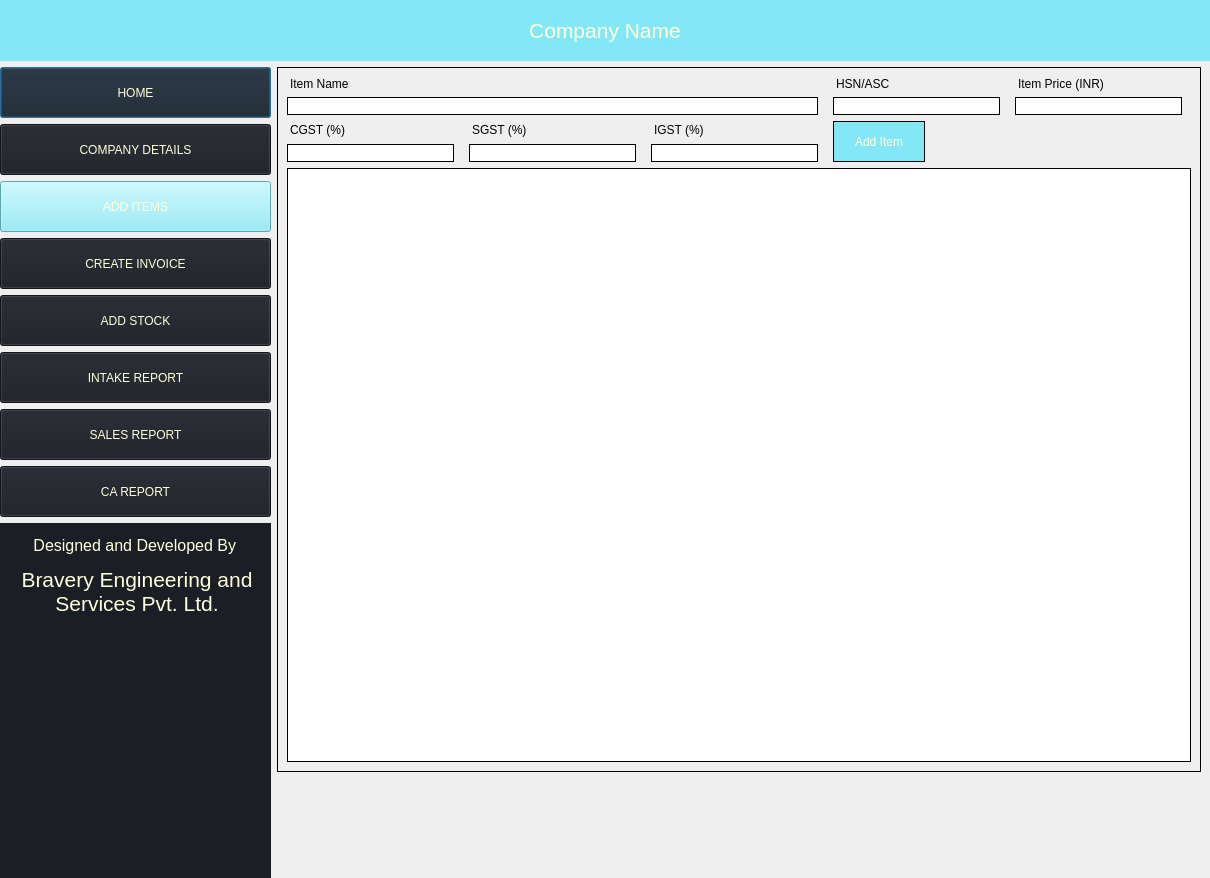
<?xml version="1.0" encoding="UTF-8"?>
<ui version="4.0">
 <class>Dialog</class>
 <widget class="QDialog" name="Dialog">
  <property name="geometry">
   <rect>
    <x>0</x>
    <y>0</y>
    <width>1210</width>
    <height>878</height>
   </rect>
  </property>
  <property name="minimumSize">
   <size>
    <width>800</width>
    <height>600</height>
   </size>
  </property>
  <property name="maximumSize">
   <size>
    <width>4096</width>
    <height>1920</height>
   </size>
  </property>
  <property name="windowTitle">
   <string>Dialog</string>
  </property>
  <layout class="QGridLayout" name="gridLayout_2">
   <property name="leftMargin">
    <number>0</number>
   </property>
   <property name="topMargin">
    <number>0</number>
   </property>
   <property name="rightMargin">
    <number>0</number>
   </property>
   <property name="bottomMargin">
    <number>0</number>
   </property>
   <item row="3" column="0" rowspan="3">
    <widget class="QWidget" name="widget_2" native="true">
     <property name="minimumSize">
      <size>
       <width>271</width>
       <height>800</height>
      </size>
     </property>
     <property name="maximumSize">
      <size>
       <width>300</width>
       <height>1920</height>
      </size>
     </property>
     <layout class="QVBoxLayout" name="verticalLayout">
      <property name="leftMargin">
       <number>0</number>
      </property>
      <property name="topMargin">
       <number>0</number>
      </property>
      <property name="rightMargin">
       <number>0</number>
      </property>
      <property name="bottomMargin">
       <number>0</number>
      </property>
      <item>
       <widget class="QPushButton" name="homeBtn">
        <property name="minimumSize">
         <size>
          <width>239</width>
          <height>51</height>
         </size>
        </property>
        <property name="styleSheet">
         <string notr="true">background-color:  rgb(27, 30, 36); color: rgb(255, 255, 221)</string>
        </property>
        <property name="text">
         <string>HOME</string>
        </property>
        <property name="icon">
         <iconset theme="home">
          <normaloff>../</normaloff>../</iconset>
        </property>
       </widget>
      </item>
      <item>
       <widget class="QPushButton" name="companyBtn">
        <property name="minimumSize">
         <size>
          <width>239</width>
          <height>51</height>
         </size>
        </property>
        <property name="styleSheet">
         <string notr="true">background-color:  rgb(27, 30, 36); color: rgb(255, 255, 221)</string>
        </property>
        <property name="text">
         <string>COMPANY DETAILS</string>
        </property>
       </widget>
      </item>
      <item>
       <widget class="QPushButton" name="addItemsBtn">
        <property name="minimumSize">
         <size>
          <width>239</width>
          <height>51</height>
         </size>
        </property>
        <property name="styleSheet">
         <string notr="true">background-color: rgb(132, 231, 245); color: rgb(255, 255, 221)</string>
        </property>
        <property name="text">
         <string>ADD ITEMS</string>
        </property>
       </widget>
      </item>
      <item>
       <widget class="QPushButton" name="createInvoiceBtn">
        <property name="minimumSize">
         <size>
          <width>239</width>
          <height>51</height>
         </size>
        </property>
        <property name="styleSheet">
         <string notr="true">background-color:  rgb(27, 30, 36); color: rgb(255, 255, 221)</string>
        </property>
        <property name="text">
         <string>CREATE INVOICE</string>
        </property>
       </widget>
      </item>
      <item>
       <widget class="QPushButton" name="addStockBtn">
        <property name="minimumSize">
         <size>
          <width>239</width>
          <height>51</height>
         </size>
        </property>
        <property name="styleSheet">
         <string notr="true">background-color:  rgb(27, 30, 36); color: rgb(255, 255, 221)</string>
        </property>
        <property name="text">
         <string>ADD STOCK</string>
        </property>
       </widget>
      </item>
      <item>
       <widget class="QPushButton" name="stockDetailsBtn">
        <property name="minimumSize">
         <size>
          <width>239</width>
          <height>51</height>
         </size>
        </property>
        <property name="styleSheet">
         <string notr="true">background-color:  rgb(27, 30, 36); color: rgb(255, 255, 221)</string>
        </property>
        <property name="text">
         <string>INTAKE REPORT</string>
        </property>
       </widget>
      </item>
      <item>
       <widget class="QPushButton" name="salesReportBtn">
        <property name="minimumSize">
         <size>
          <width>239</width>
          <height>51</height>
         </size>
        </property>
        <property name="styleSheet">
         <string notr="true">background-color:  rgb(27, 30, 36); color: rgb(255, 255, 221)</string>
        </property>
        <property name="text">
         <string>SALES REPORT</string>
        </property>
       </widget>
      </item>
      <item>
       <widget class="QPushButton" name="caReportBtn">
        <property name="minimumSize">
         <size>
          <width>239</width>
          <height>51</height>
         </size>
        </property>
        <property name="styleSheet">
         <string notr="true">background-color:  rgb(27, 30, 36); color: rgb(255, 255, 221)</string>
        </property>
        <property name="text">
         <string>CA REPORT</string>
        </property>
       </widget>
      </item>
      <item>
       <widget class="QLabel" name="label_2">
        <property name="minimumSize">
         <size>
          <width>239</width>
          <height>200</height>
         </size>
        </property>
        <property name="maximumSize">
         <size>
          <width>16777215</width>
          <height>400</height>
         </size>
        </property>
        <property name="styleSheet">
         <string notr="true">background-color: rgb(27, 30, 36); color: rgb(255, 255, 221);padding-top:10px</string>
        </property>
        <property name="text">
         <string>&lt;html&gt;&lt;head/&gt;&lt;body&gt;&lt;p align=&quot;center&quot;&gt;&lt;span style=&quot; font-size:12pt;&quot;&gt;Designed and Developed By &lt;/span&gt;&lt;/p&gt;&lt;p align=&quot;center&quot;&gt;&lt;span style=&quot; font-size:16pt;&quot;&gt;Bravery Engineering and Services Pvt. Ltd.&lt;/span&gt;&lt;/p&gt;&lt;/body&gt;&lt;/html&gt;</string>
        </property>
        <property name="scaledContents">
         <bool>true</bool>
        </property>
        <property name="alignment">
         <set>Qt::AlignLeading|Qt::AlignLeft|Qt::AlignTop</set>
        </property>
        <property name="wordWrap">
         <bool>true</bool>
        </property>
       </widget>
      </item>
     </layout>
    </widget>
   </item>
   <item row="5" column="1">
    <spacer name="verticalSpacer">
     <property name="orientation">
      <enum>Qt::Vertical</enum>
     </property>
     <property name="sizeType">
      <enum>QSizePolicy::Fixed</enum>
     </property>
     <property name="sizeHint" stdset="0">
      <size>
       <width>20</width>
       <height>100</height>
      </size>
     </property>
    </spacer>
   </item>
   <item row="0" column="0" colspan="2">
    <widget class="QLabel" name="label">
     <property name="minimumSize">
      <size>
       <width>239</width>
       <height>61</height>
      </size>
     </property>
     <property name="maximumSize">
      <size>
       <width>4096</width>
       <height>61</height>
      </size>
     </property>
     <property name="styleSheet">
      <string notr="true">background-color: rgb(132, 231, 245); color: rgb(255, 255, 221)</string>
     </property>
     <property name="text">
      <string>&lt;html&gt;&lt;head/&gt;&lt;body&gt;&lt;p align=&quot;center&quot;&gt;&lt;span style=&quot; font-size:16pt;&quot;&gt;Company Name&lt;/span&gt;&lt;/p&gt;&lt;/body&gt;&lt;/html&gt;</string>
     </property>
    </widget>
   </item>
   <item row="3" column="1">
    <widget class="QFrame" name="frame">
     <property name="styleSheet">
      <string notr="true">border:1px solid;margin-right:9px</string>
     </property>
     <property name="frameShape">
      <enum>QFrame::StyledPanel</enum>
     </property>
     <property name="frameShadow">
      <enum>QFrame::Raised</enum>
     </property>
     <layout class="QGridLayout" name="gridLayout">
      <item row="0" column="0">
       <widget class="QLabel" name="label_3">
        <property name="styleSheet">
         <string notr="true">border: none</string>
        </property>
        <property name="text">
         <string>Item Name</string>
        </property>
       </widget>
      </item>
      <item row="2" column="3" rowspan="2">
       <widget class="QPushButton" name="addItemBtn">
        <property name="sizePolicy">
         <sizepolicy hsizetype="Fixed" vsizetype="Fixed">
          <horstretch>0</horstretch>
          <verstretch>0</verstretch>
         </sizepolicy>
        </property>
        <property name="minimumSize">
         <size>
          <width>101</width>
          <height>41</height>
         </size>
        </property>
        <property name="maximumSize">
         <size>
          <width>101</width>
          <height>41</height>
         </size>
        </property>
        <property name="styleSheet">
         <string notr="true">background-color:rgb(132, 231, 245); color: rgb(255, 255, 221)</string>
        </property>
        <property name="text">
         <string>Add Item</string>
        </property>
       </widget>
      </item>
      <item row="2" column="2">
       <widget class="QLabel" name="label_15">
        <property name="styleSheet">
         <string notr="true">border: none</string>
        </property>
        <property name="text">
         <string>IGST (%)</string>
        </property>
       </widget>
      </item>
      <item row="3" column="2">
       <widget class="QLineEdit" name="igstText"/>
      </item>
      <item row="0" column="4">
       <widget class="QLabel" name="label_6">
        <property name="styleSheet">
         <string notr="true">border: none</string>
        </property>
        <property name="text">
         <string>Item Price (INR)</string>
        </property>
       </widget>
      </item>
      <item row="3" column="1">
       <widget class="QLineEdit" name="sgstText">
        <property name="text">
         <string/>
        </property>
       </widget>
      </item>
      <item row="1" column="3">
       <widget class="QLineEdit" name="itemCodeText"/>
      </item>
      <item row="2" column="1">
       <widget class="QLabel" name="label_14">
        <property name="styleSheet">
         <string notr="true">border: none</string>
        </property>
        <property name="text">
         <string>SGST (%)</string>
        </property>
       </widget>
      </item>
      <item row="0" column="3">
       <widget class="QLabel" name="label_9">
        <property name="styleSheet">
         <string notr="true">border: none</string>
        </property>
        <property name="text">
         <string>HSN/ASC</string>
        </property>
       </widget>
      </item>
      <item row="1" column="0" colspan="3">
       <widget class="QLineEdit" name="itemNameText"/>
      </item>
      <item row="1" column="4">
       <widget class="QLineEdit" name="itemPriceText"/>
      </item>
      <item row="4" column="0" colspan="5">
       <widget class="QTableWidget" name="tableView">
        <property name="styleSheet">
         <string notr="true">margin-right:0</string>
        </property>
       </widget>
      </item>
      <item row="2" column="0">
       <widget class="QLabel" name="label_12">
        <property name="styleSheet">
         <string notr="true">border: none</string>
        </property>
        <property name="text">
         <string>CGST (%)</string>
        </property>
       </widget>
      </item>
      <item row="3" column="0">
       <widget class="QLineEdit" name="cgstText"/>
      </item>
     </layout>
    </widget>
   </item>
  </layout>
 </widget>
 <tabstops>
  <tabstop>homeBtn</tabstop>
  <tabstop>companyBtn</tabstop>
  <tabstop>addItemsBtn</tabstop>
  <tabstop>createInvoiceBtn</tabstop>
  <tabstop>addStockBtn</tabstop>
  <tabstop>stockDetailsBtn</tabstop>
  <tabstop>caReportBtn</tabstop>
 </tabstops>
 <resources>
  <include location="logo.qrc"/>
 </resources>
 <connections/>
</ui>
